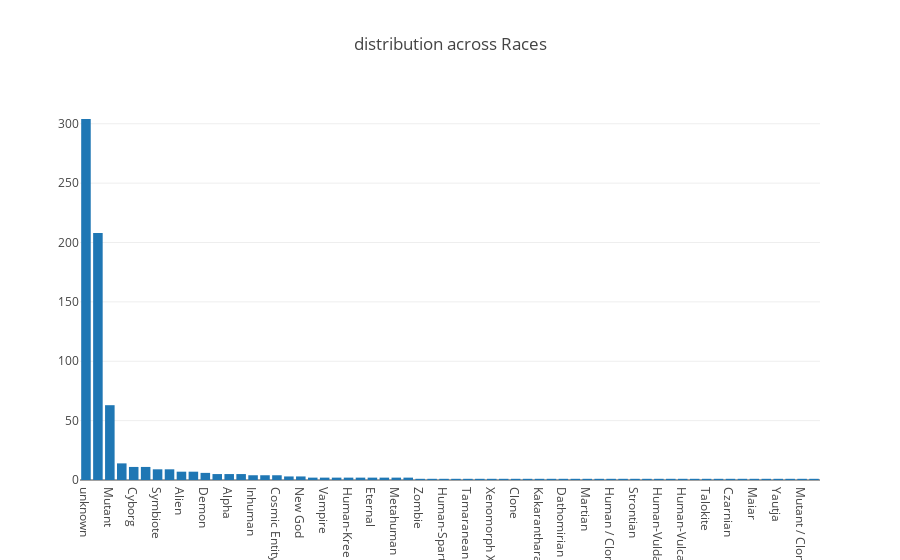

The notebook cell this image was saved under:
### Code cell
trace=go.Bar(
    x=heroes['Race'].value_counts().index, 
    y=heroes['Race'].value_counts().values,
    name="Races"
)
layout=go.Layout(
    title="distribution across Races"

)
fig=go.Figure(data=[trace],layout=layout)
py.iplot(fig,filename='distribution across Races')

### Figure 1 — Plotly figure (JSON) as saved in the notebook; plotly's stock layout.template omitted (floating-point values rounded to 4 significant figures)
{"data": [{"name": "Races", "type": "bar", "uid": "03f75f2e-85d0-4a95-9f79-aa34076913a1", "x": ["unknown", "Human", "Mutant", "God / Eternal", "Cyborg", "Human / Radiation", "Symbiote", "Android", "Alien", "Kryptonian", "Demon", "Atlantean", "Alpha", "Asgardian", "Inhuman", "Animal", "Cosmic Entity", "Human / Altered", "New God", "Saiyan", "Vampire", "Demi-God", "Human-Kree", "Frost Giant", "Eternal", "Amazon", "Metahuman", "Human / Cosmic", "Zombie", "Parademon", "Human-Spartoi", "Bolovaxian", "Tamaranean", "Rodian", "Xenomorph XX121", "Gorilla", "Clone", "Gungan", "Kakarantharaian", "Zen-Whoberian", "Dathomirian Zabrak", "Yoda's species", "Martian", "Kaiju", "Human / Clone", "Bizarro", "Strontian", "Neyaphem", "Human-Vuldarian", "Planet", "Human-Vulcan", "Ungaran", "Talokite", "Flora Colossus", "Czarnian", "Korugaran", "Maiar", "Spartoi", "Yautja", "Luphomoid", "Mutant / Clone", "Icthyo Sapien"], "y": [304, 208, 63, 14, 11, 11, 9, 9, 7, 7, 6, 5, 5, 5, 4, 4, 4, 3, 3, 2, 2, 2, 2, 2, 2, 2, 2, 2, 1, 1, 1, 1, 1, 1, 1, 1, 1, 1, 1, 1, 1, 1, 1, 1, 1, 1, 1, 1, 1, 1, 1, 1, 1, 1, 1, 1, 1, 1, 1, 1, 1, 1]}], "layout": {"title": {"text": "distribution across Races"}}}
